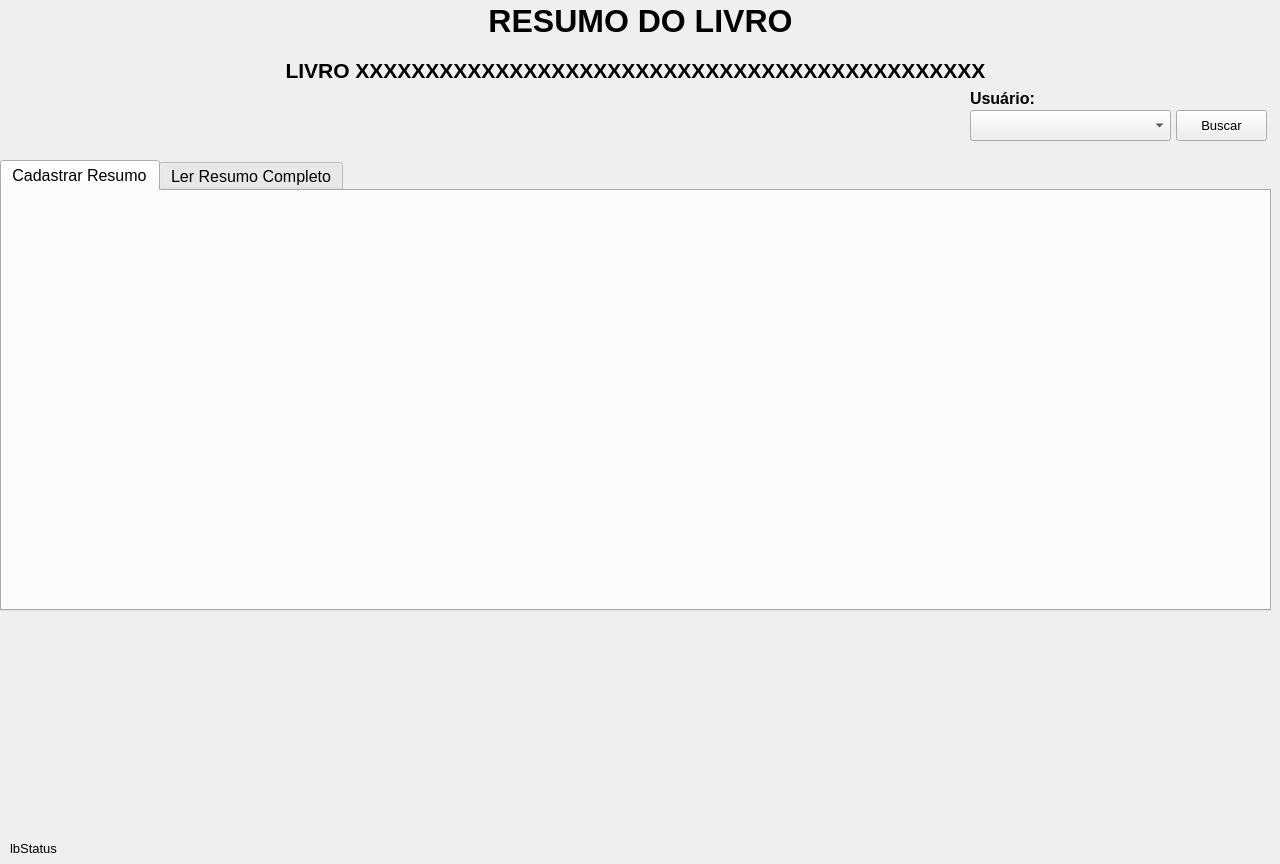
<?xml version="1.0" encoding="UTF-8"?>
<ui version="4.0">
 <class>Form</class>
 <widget class="QWidget" name="Form">
  <property name="geometry">
   <rect>
    <x>0</x>
    <y>0</y>
    <width>1280</width>
    <height>864</height>
   </rect>
  </property>
  <property name="windowTitle">
   <string>Resumo do Livro</string>
  </property>
  <widget class="QLabel" name="label">
   <property name="geometry">
    <rect>
     <x>10</x>
     <y>0</y>
     <width>1261</width>
     <height>41</height>
    </rect>
   </property>
   <property name="font">
    <font>
     <pointsize>24</pointsize>
     <weight>75</weight>
     <bold>true</bold>
    </font>
   </property>
   <property name="text">
    <string>RESUMO DO LIVRO</string>
   </property>
   <property name="alignment">
    <set>Qt::AlignCenter</set>
   </property>
  </widget>
  <widget class="QLabel" name="lbTituloLivro">
   <property name="geometry">
    <rect>
     <x>10</x>
     <y>50</y>
     <width>1251</width>
     <height>41</height>
    </rect>
   </property>
   <property name="font">
    <font>
     <pointsize>16</pointsize>
     <weight>75</weight>
     <bold>true</bold>
    </font>
   </property>
   <property name="text">
    <string>LIVRO XXXXXXXXXXXXXXXXXXXXXXXXXXXXXXXXXXXXXXXXXXXXX</string>
   </property>
   <property name="alignment">
    <set>Qt::AlignCenter</set>
   </property>
  </widget>
  <widget class="QLabel" name="label_4">
   <property name="geometry">
    <rect>
     <x>970</x>
     <y>90</y>
     <width>71</width>
     <height>16</height>
    </rect>
   </property>
   <property name="font">
    <font>
     <pointsize>12</pointsize>
     <weight>75</weight>
     <bold>true</bold>
    </font>
   </property>
   <property name="text">
    <string>Usuário:</string>
   </property>
  </widget>
  <widget class="QComboBox" name="cbUsuario">
   <property name="geometry">
    <rect>
     <x>970</x>
     <y>110</y>
     <width>201</width>
     <height>31</height>
    </rect>
   </property>
   <property name="font">
    <font>
     <pointsize>10</pointsize>
    </font>
   </property>
  </widget>
  <widget class="QPushButton" name="btBuscarResumos">
   <property name="geometry">
    <rect>
     <x>1176</x>
     <y>110</y>
     <width>91</width>
     <height>31</height>
    </rect>
   </property>
   <property name="font">
    <font>
     <pointsize>10</pointsize>
    </font>
   </property>
   <property name="text">
    <string>Buscar</string>
   </property>
   <property name="icon">
    <iconset>
     <normaloff>../../resources/icons/search_24dp_5F6368.png</normaloff>../../resources/icons/search_24dp_5F6368.png</iconset>
   </property>
   <property name="iconSize">
    <size>
     <width>24</width>
     <height>24</height>
    </size>
   </property>
  </widget>
  <widget class="QLabel" name="lbStatus">
   <property name="geometry">
    <rect>
     <x>10</x>
     <y>840</y>
     <width>1251</width>
     <height>16</height>
    </rect>
   </property>
   <property name="font">
    <font>
     <pointsize>10</pointsize>
    </font>
   </property>
   <property name="text">
    <string>lbStatus</string>
   </property>
  </widget>
  <widget class="QWidget" name="verticalLayoutWidget">
   <property name="geometry">
    <rect>
     <x>0</x>
     <y>160</y>
     <width>1271</width>
     <height>451</height>
    </rect>
   </property>
   <layout class="QVBoxLayout" name="verticalLayout">
    <property name="sizeConstraint">
     <enum>QLayout::SetNoConstraint</enum>
    </property>
    <item>
     <widget class="QTabWidget" name="Titiulo">
      <property name="font">
       <font>
        <pointsize>12</pointsize>
        <weight>50</weight>
        <bold>false</bold>
       </font>
      </property>
      <property name="currentIndex">
       <number>0</number>
      </property>
      <widget class="QWidget" name="tab">
       <attribute name="title">
        <string>Cadastrar Resumo</string>
       </attribute>
      </widget>
      <widget class="QWidget" name="tab_2">
       <attribute name="title">
        <string>Ler Resumo Completo</string>
       </attribute>
      </widget>
     </widget>
    </item>
   </layout>
  </widget>
 </widget>
 <resources/>
 <connections/>
</ui>
